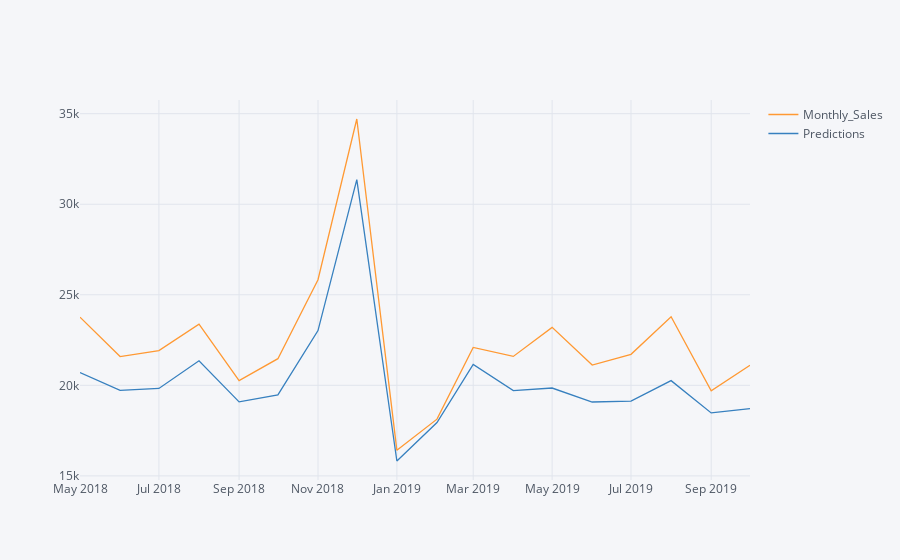

Notebook code for this chart:
### Code cell
test.iplot()

### Figure 1 — Plotly figure (JSON) as saved in the notebook; plotly's stock layout.template omitted (floating-point values rounded to 4 significant figures)
{"data": [{"line": {"color": "rgba(255, 153, 51, 1.0)", "dash": "solid", "shape": "linear", "width": 1.3}, "mode": "lines", "name": "Monthly_Sales", "text": "", "type": "scatter", "x": ["2018-05-01", "2018-06-01", "2018-07-01", "2018-08-01", "2018-09-01", "2018-10-01", "2018-11-01", "2018-12-01", "2019-01-01", "2019-02-01", "2019-03-01", "2019-04-01", "2019-05-01", "2019-06-01", "2019-07-01", "2019-08-01", "2019-09-01", "2019-10-01"], "y": [23764, 21589, 21919, 23381, 20260, 21473, 25831, 34706, 16410, 18134, 22093, 21597, 23200, 21123, 21714, 23791, 19695, 21113]}, {"line": {"color": "rgba(55, 128, 191, 1.0)", "dash": "solid", "shape": "linear", "width": 1.3}, "mode": "lines", "name": "Predictions", "text": "", "type": "scatter", "x": ["2018-05-01", "2018-06-01", "2018-07-01", "2018-08-01", "2018-09-01", "2018-10-01", "2018-11-01", "2018-12-01", "2019-01-01", "2019-02-01", "2019-03-01", "2019-04-01", "2019-05-01", "2019-06-01", "2019-07-01", "2019-08-01", "2019-09-01", "2019-10-01"], "y": [20710.0, 19720.0, 19830.0, 21360.0, 19090.0, 19470.0, 23020.0, 31360.0, 15820.0, 17950.0, 21160.0, 19710.0, 19850.0, 19080.0, 19130.0, 20260.0, 18480.0, 18710.0]}], "layout": {"autosize": true, "legend": {"bgcolor": "#F5F6F9", "font": {"color": "#4D5663"}}, "paper_bgcolor": "#F5F6F9", "plot_bgcolor": "#F5F6F9", "title": {"font": {"color": "#4D5663"}}, "xaxis": {"autorange": true, "gridcolor": "#E1E5ED", "range": ["2018-05-01", "2019-10-01"], "showgrid": true, "tickfont": {"color": "#4D5663"}, "title": {"font": {"color": "#4D5663"}, "text": ""}, "type": "date", "zerolinecolor": "#E1E5ED"}, "yaxis": {"autorange": true, "gridcolor": "#E1E5ED", "range": [14770.0, 35760.0], "showgrid": true, "tickfont": {"color": "#4D5663"}, "title": {"font": {"color": "#4D5663"}, "text": ""}, "type": "linear", "zerolinecolor": "#E1E5ED"}}}
